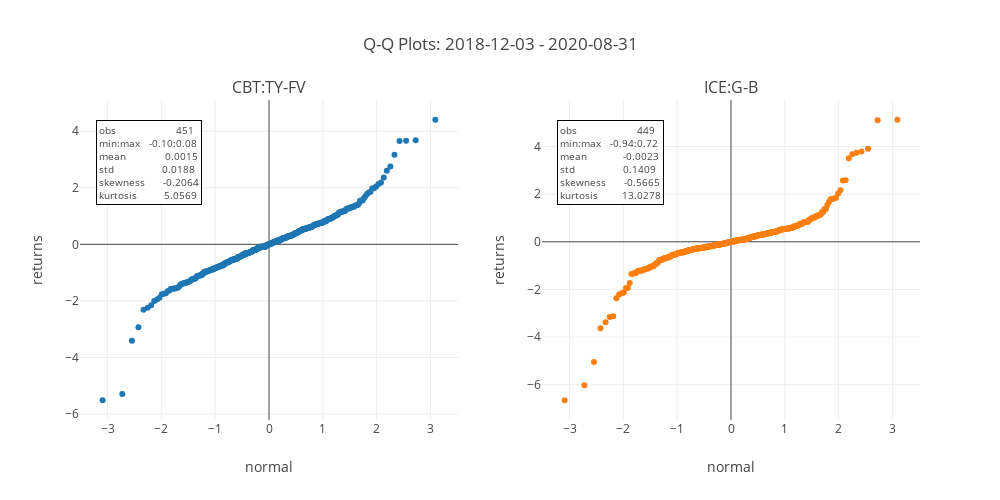

The notebook cell this image was saved under:
### Markdown cell above
### Q-Q Plots
To gain more insight into the ocurruence of outliers in the distributions of returns, we can examine Q-Q plots. These plots are prepared by sorting normalized daily returns in ascencing order and plotting them against an equivalent number of divisions of the standard normal distribution from p = 0.001 to p = 0.999.

#### Entire Period
Here we can see that both distributions have some sinificant outliers, ICE:G-B to a greater extent, with two observations greater than seven standard deviations from the mean. It is also interesting to note that within approximately 1.5 standard deviations of the mean, both distributions appear to be relatively normal.

### Code cell
utils.make_qq_charts(
    pairs, df_second,
    "Q-Q Plots"
)

### Figure 1 — Plotly figure (JSON) as saved in the notebook; plotly's stock layout.template omitted (floating-point values rounded to 4 significant figures; data arrays with more than 128 entries replaced by an {"elided": "..."} marker saying what was removed)
{"data": [{"marker": {"color": "#1F77B4"}, "mode": "markers", "name": "CBT:TY-FV", "type": "scatter", "x": {"elided": "451 float values"}, "xaxis": "x", "y": {"elided": "451 float values"}, "yaxis": "y"}, {"marker": {"color": "#FF7F0E"}, "mode": "markers", "name": "ICE:G-B", "type": "scatter", "x": {"elided": "449 float values"}, "xaxis": "x2", "y": {"elided": "449 float values"}, "yaxis": "y2"}], "layout": {"annotations": [{"font": {"size": 16}, "showarrow": false, "text": "CBT:TY-FV", "x": 0.225, "xanchor": "center", "xref": "paper", "y": 1, "yanchor": "bottom", "yref": "paper"}, {"font": {"size": 16}, "showarrow": false, "text": "ICE:G-B", "x": 0.775, "xanchor": "center", "xref": "paper", "y": 1, "yanchor": "bottom", "yref": "paper"}, {"align": "left", "bgcolor": "white", "bordercolor": "black", "borderpad": 2, "borderwidth": 1, "font": {"size": 10}, "showarrow": false, "text": "obs                    451<br>min:max   -0.10:0.08<br>mean             0.0015<br>std                0.0188<br>skewness      -0.2064<br>kurtosis         5.0569", "x": -1.236, "xanchor": "right", "xref": "x", "y": 4.405, "yanchor": "top", "yref": "y"}, {"align": "left", "bgcolor": "white", "bordercolor": "black", "borderpad": 2, "borderwidth": 1, "font": {"size": 10}, "showarrow": false, "text": "obs                    449<br>min:max   -0.94:0.72<br>mean            -0.0023<br>std                0.1409<br>skewness      -0.5665<br>kurtosis        13.0278", "x": -1.236, "xanchor": "right", "xref": "x2", "y": 5.122, "yanchor": "top", "yref": "y2"}], "height": 500, "showlegend": false, "title": {"text": "Q-Q Plots: 2018-12-03 - 2020-08-31"}, "width": 1000, "xaxis": {"anchor": "y", "domain": [0, 0.45], "tickformat": ".0f", "tickmode": "array", "tickvals": [-3, -2, -1, 0, 1, 2, 3], "title": {"text": "normal"}}, "xaxis2": {"anchor": "y2", "domain": [0.55, 1], "tickformat": ".0f", "tickmode": "array", "tickvals": [-3, -2, -1, 0, 1, 2, 3], "title": {"text": "normal"}}, "yaxis": {"anchor": "x", "domain": [0, 1], "title": {"text": "returns"}}, "yaxis2": {"anchor": "x2", "domain": [0, 1], "title": {"text": "returns"}}}}
